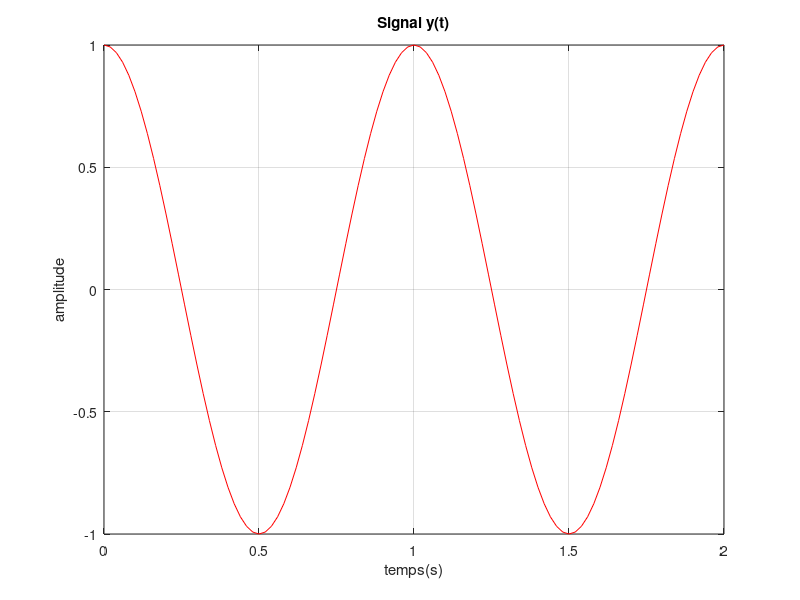

The MATLAB script that drew this image:
% Signal y(t)

f0 = 1;
t =  0:0.02:2;

% plot y(t)
y = cos(2*pi*f0*t);
plot(t,y,'r')
title('Signal y(t)')
grid on
xlabel('temps(s)')
ylabel('amplitude')

